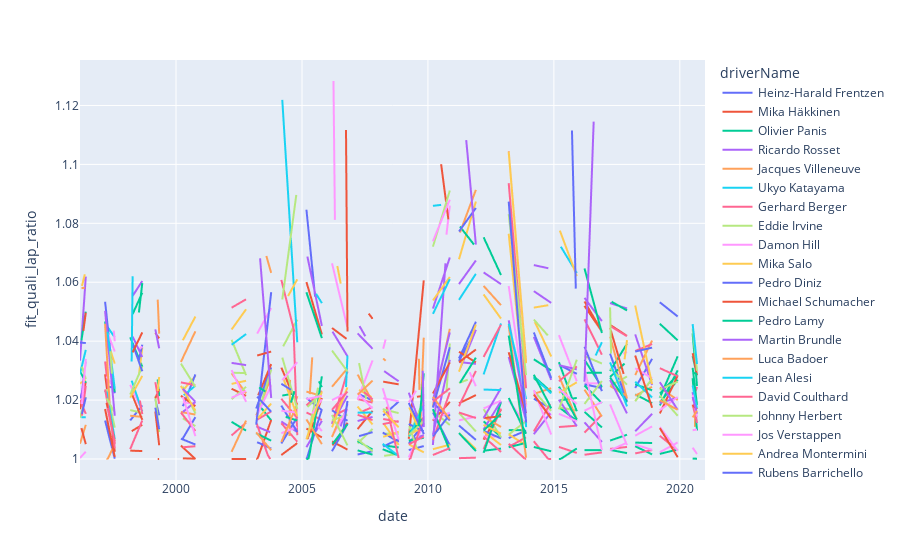

Notebook cell for this chart:
### Code cell
fig = px.line(df_6,x='date',y='fit_quali_lap_ratio',color='driverName')
fig.show()
